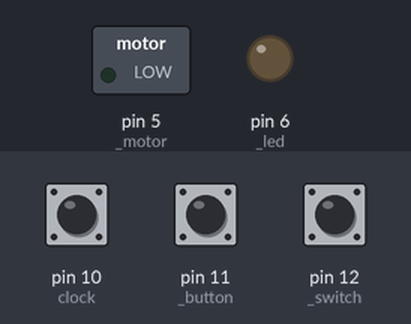
This sketch was run on a simulated Arduino Uno, built with avr-gcc and run on an emulated ATmega328P. Parts: switched loads named in the sketch (green lamp = pin HIGH), output pins drawn as LEDs (lit = HIGH). The test bench sets the inputs (shaded band); at power-on: pin 10 (clock) HIGH, pin 11 (_button) LOW, pin 12 (_switch) LOW.

Above: at 1.2 s.
1.3 s: pin 10 (clock) pulsed LOW 2 times (0.12 s each, 0.3 s apart)
At 1.9 s:
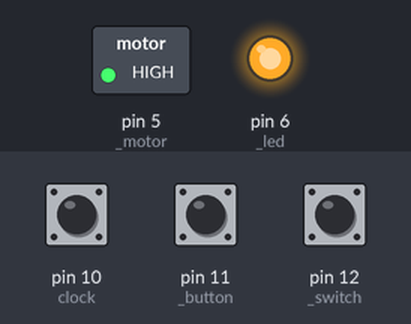
Timing chart, 0 to 4.3 s (numbered marks = the images above; inputs shaded):
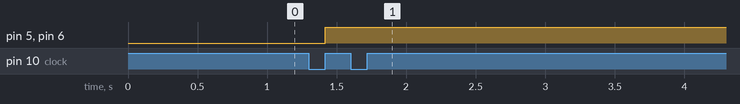

Measured:
- after the input at 1.3 s, pin 5 (_motor), pin 6 (_led): LOW → HIGH after 0.12 s

The sketch:

template.ino
```cpp
/* Input */
const int clock = 10;
const int _switch = 12;
const int _button = 11;

/* Output */
const int _motor = 5;
const int _led = 6;

/* States */
const int __q1 = 0;
const int __q2 = 1;
const int __q0 = 2;

bool isHigh(int pin) {
    return digitalRead(pin) == HIGH ? true : false;
}

int transition(int current) {
    switch(current) {
        case __q1:
            if (!isHigh(_switch) && isHigh(_button)) return __q0;
            if (!isHigh(_button) && isHigh(_switch)) return __q0;
            if (isHigh(_switch) && isHigh(_button)) return __q0;
            if (!isHigh(_button) && !isHigh(_switch)) return __q2;
            break;
        case __q2:
            if (!isHigh(_switch) && isHigh(_button)) return __q1;
            if (!isHigh(_button) && isHigh(_switch)) return __q2;
            if (isHigh(_switch) && isHigh(_button)) return __q1;
            if (!isHigh(_button) && !isHigh(_switch)) return __q2;
            break;
        case __q0:
            if (isHigh(_switch) && isHigh(_button)) return __q1;
            if (!isHigh(_switch) && isHigh(_button)) return __q0;
            if (!isHigh(_button) && isHigh(_switch)) return __q2;
            if (!isHigh(_button) && !isHigh(_switch)) return __q1;
            break;
        default:
            // Not reachable
            exit(1);
            break;
    }
}

void output(int current) {
    switch(current) {
        case __q1:
            digitalWrite(_led, LOW);
            digitalWrite(_motor, LOW);
            break;
        case __q2:
            digitalWrite(_motor, HIGH);
            digitalWrite(_led, HIGH);
            break;
        case __q0:
            digitalWrite(_led, LOW);
            digitalWrite(_motor, HIGH);
            break;
        default:
            // Not reachable
            exit(1);
            break;
    }
}

int currentState;

void setup() {
    /* Input */
    pinMode(clock, INPUT);
    pinMode(_switch, INPUT);
    pinMode(_button, INPUT);

    /* Output */
    pinMode(_motor, OUTPUT);
    pinMode(_led, OUTPUT);

    /* Initial state */
    currentState = __q0;
    output(__q0);
}

void loop() {
    while (digitalRead(clock) == LOW);

    currentState = transition(currentState);
    output(currentState);

    while (digitalRead(clock) == HIGH);
}
```
